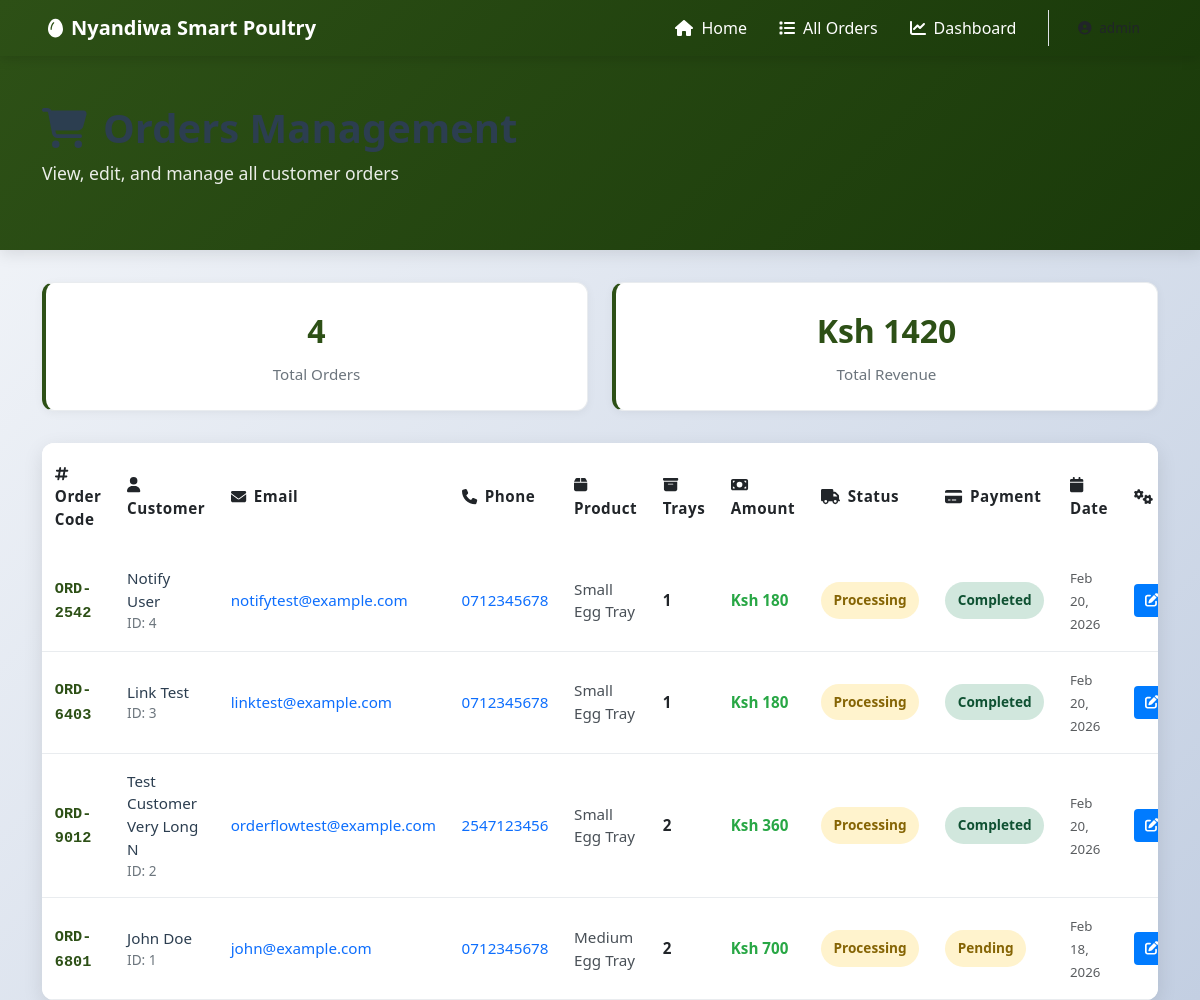
/show-orders/ (signed in), run on an earlier commit of the app's database.
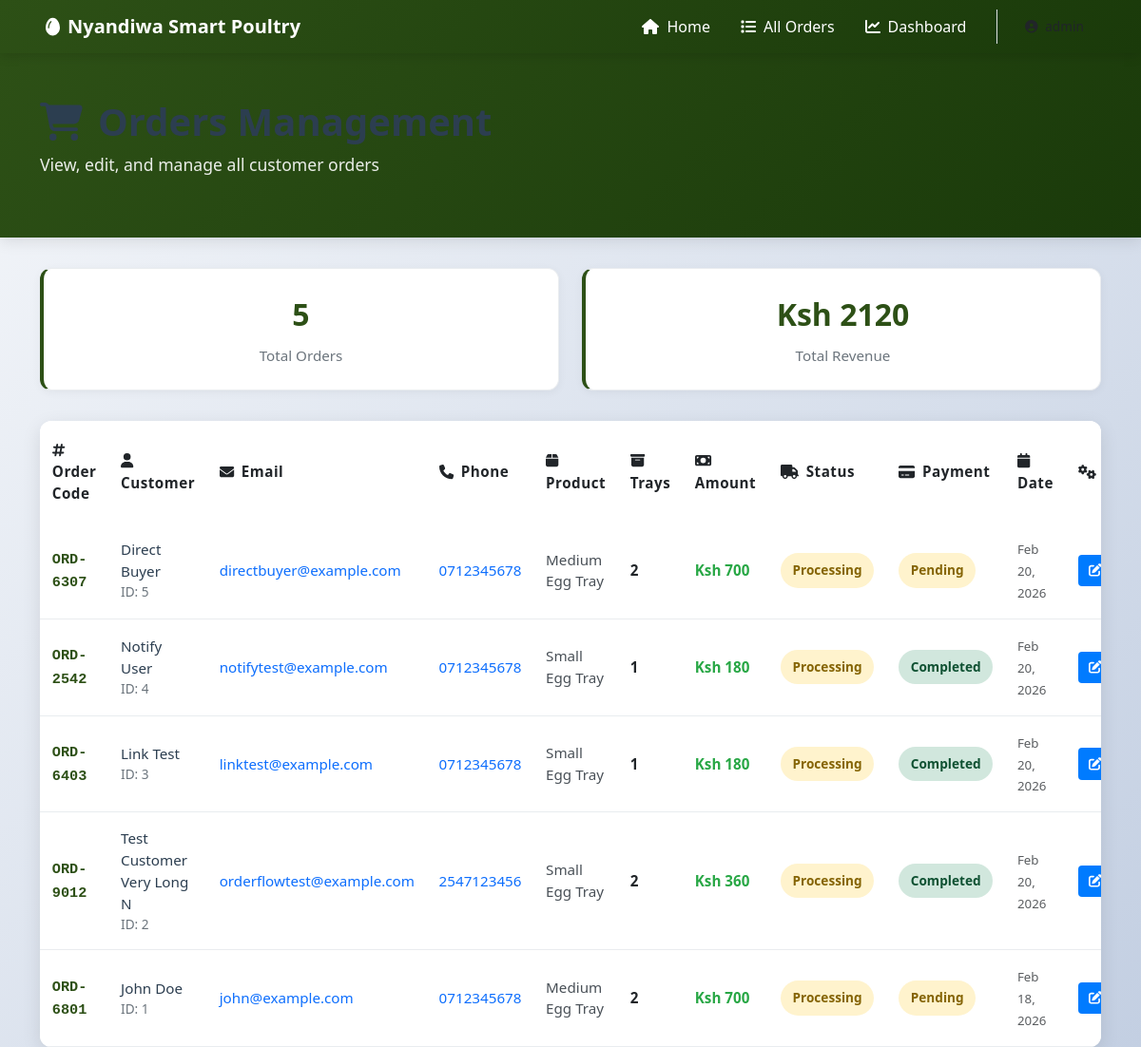
And on a later commit of the database.
### chickapp/models.py (models this page shows, shortened)
class order(models.Model):
    STATUS_PROCESSING = "processing"
    STATUS_IN_TRANSIT = "in_transit"
    STATUS_DELIVERED = "delivered"
    STATUS_CANCELLED = "cancelled"
    STATUS_CHOICES = [
        (STATUS_PROCESSING, "Processing"),
        (STATUS_IN_TRANSIT, "In Transit"),
        (STATUS_DELIVERED, "Delivered"),
        (STATUS_CANCELLED, "Cancelled"),
    ]
    PAYMENT_MPESA = "mpesa"
    PAYMENT_AIRTEL = "airtel_money"
    PAYMENT_CASH = "cash"
    PAYMENT_METHOD_CHOICES = [
        (PAYMENT_MPESA, "M-Pesa"),
        (PAYMENT_AIRTEL, "Airtel Money"),
        (PAYMENT_CASH, "Cash on Delivery"),
    ]
    PAYMENT_STATUS_PENDING = "pending"
    PAYMENT_STATUS_COMPLETED = "completed"
    PAYMENT_STATUS_FAILED = "failed"
    PAYMENT_STATUS_CHOICES = [
        (PAYMENT_STATUS_PENDING, "Pending"),
        (PAYMENT_STATUS_COMPLETED, "Completed"),
        (PAYMENT_STATUS_FAILED, "Failed"),
    ]
    order_code = models.CharField(max_length=12, editable=False, default='TEMP')
    customer = models.ForeignKey(customer, on_delete=models.CASCADE)
    product = models.ForeignKey(product, on_delete=models.PROTECT, null=True, blank=True)
    number_of_trays = models.PositiveIntegerField()
    amount = models.DecimalField(max_digits=10, decimal_places=2, default=0)
    status = models.CharField(max_length=20, choices=STATUS_CHOICES, default=STATUS_PROCESSING)
    payment_method = models.CharField(max_length=20, choices=PAYMENT_METHOD_CHOICES, blank=True, default="")
    payment_status = models.CharField(max_length=20, choices=PAYMENT_STATUS_CHOICES, default=PAYMENT_STATUS_PENDING)
    payment_phone = models.CharField(max_length=15, blank=True, default="")
    payment_reference = models.CharField(max_length=50, blank=True, default="")
    mpesa_checkout_request_id = models.CharField(max_length=100, blank=True, default="")
    mpesa_merchant_request_id = models.CharField(max_length=100, blank=True, default="")
    mpesa_receipt_number = models.CharField(max_length=50, blank=True, default="")
    order_date = models.DateTimeField(auto_now_add=True)
    updated_at = models.DateTimeField(auto_now=True)
    message = models.TextField(blank=True, default="")

class customer(models.Model):
    name = models.CharField(max_length=100)
    surname = models.CharField(max_length=100)
    email = models.EmailField(max_length=100)
    password = models.CharField(max_length=255)
    phone = models.CharField(max_length=20)
    location = models.CharField(max_length=100)
    message = models.TextField(blank=True, default="")

class product(models.Model):
    name = models.CharField(max_length=50)
    size = models.CharField(max_length=30, blank=True, default="")
    price = models.DecimalField(max_digits=10, decimal_places=2)
    description = models.TextField(blank=True, default="")
    is_active = models.BooleanField(default=True)
    created_at = models.DateTimeField(auto_now_add=True)

### chickapp/views.py (the view)
# urls.py: path('show-orders/', views.show_orders, name='show_orders'),
def show_orders(request):
    if not request.user.is_authenticated:
        return redirect('login')
    if not request.user.is_superuser and not request.user.is_staff:
        messages.error(request, 'You do not have permission to access this page.')
        return redirect('products')
    db_error = None
    all_orders = []
    total_revenue = 0
    try:
        all_orders = list(
            order.objects.select_related('customer', 'product')
            .order_by('-order_date')
        )
        revenue_data = order.objects.aggregate(total=Sum('amount'))
        total_revenue = revenue_data['total'] or 0
    except OperationalError:
        db_error = 'Order data is unavailable. Please try again later.'
    except Exception as e:
        logger.error(f"Show orders error: {str(e)}")
        db_error = f'An error occurred: {str(e)}'
    context = {
        'all_orders': all_orders,
        'db_error': db_error,
        'total_revenue': total_revenue,
        'status_choices': order.STATUS_CHOICES,
        'payment_method_choices': order.PAYMENT_METHOD_CHOICES,
        'payment_status_choices': order.PAYMENT_STATUS_CHOICES,
    }
    return render(request, 'show.html', context)

### chickapp/templates/show.html (shortened to what the changed rows need)
<!DOCTYPE html>
<html lang="en">
<head>
    {% load static %}
    <link href="https://cdn.jsdelivr.net/npm/bootstrap@5.3.0/dist/css/bootstrap.min.css" rel="stylesheet">
    <link href="https://cdnjs.cloudflare.com/ajax/libs/font-awesome/6.4.0/css/all.min.css" rel="stylesheet">
    <link href="{% static 'css/custom.css' %}" rel="stylesheet">
</head>
<body>
    <div class="page-header">
        <div class="container">
            <h1><i class="fas fa-shopping-cart me-3"></i>Orders Management</h1>
        </div>
    </div>
    <main class="container mb-5">
        {% if all_orders %}
        <div class="stats-row">
            <div class="stat-card">
                <div class="stat-number">{{ all_orders|length }}</div>
                <div class="stat-label">Total Orders</div>
            </div>
            <div class="stat-card">
                <div class="stat-number">Ksh {{ total_revenue|floatformat:0|default:"0" }}</div>
                <div class="stat-label">Total Revenue</div>
            </div>
        </div>
        {% endif %}
        {% if all_orders %}
        <div class="orders-table">
            <div style="overflow-x: auto;">
                <table class="table table-hover">
                    <thead>
                        <tr>
                            <th><i class="fas fa-hashtag me-2"></i>Order Code</th>
                            <th><i class="fas fa-user me-2"></i>Customer</th>
                            <th><i class="fas fa-envelope me-2"></i>Email</th>
                            <th><i class="fas fa-phone me-2"></i>Phone</th>
                            <th><i class="fas fa-box me-2"></i>Product</th>
                            <th><i class="fas fa-archive me-2"></i>Trays</th>
                            <th><i class="fas fa-money-bill me-2"></i>Amount</th>
                            <th><i class="fas fa-truck me-2"></i>Status</th>
                            <th><i class="fas fa-credit-card me-2"></i>Payment</th>
                            <th><i class="fas fa-calendar me-2"></i>Date</th>
                            <th><i class="fas fa-cogs me-2"></i>Actions</th>
                        </tr>
                    </thead>
                    <tbody>
                        {% for ord in all_orders %}
                        <tr>
                            <td>
                                <span class="order-code">{{ ord.order_code }}</span>
                            </td>
                            <td>
                                <div class="customer-name">{{ ord.customer.name }} {{ ord.customer.surname }}</div>
                                <div class="customer-email">ID: {{ ord.customer.id }}</div>
                            </td>
                            <td>
                                <a href="mailto:{{ ord.customer.email }}" class="text-decoration-none">
                                    {{ ord.customer.email }}
                                </a>
                            </td>
                            <td>
                                <a href="tel:{{ ord.customer.phone }}" class="text-decoration-none">
                                    {{ ord.customer.phone }}
                                </a>
                            </td>
                            <td>
                                <span class="product-name">
                                    {{ ord.product.name|default:"N/A" }}
                                </span>
                            </td>
                            <td>
                                <span class="fw-bold">{{ ord.number_of_trays }}</span>
                            </td>
                            <td>
                                <span class="fw-bold text-success">Ksh {{ ord.amount|floatformat:0 }}</span>
                            </td>
                            <td>
                                <span class="status-badge status-{{ ord.status }}">
                                    {{ ord.get_status_display }}
                                </span>
                            </td>
                            <td>
                                <span class="payment-badge payment-{{ ord.payment_status }}">
                                    {{ ord.get_payment_status_display }}
                                </span>
                            </td>
                            <td>
                                <small class="text-muted">{{ ord.order_date|date:"M d, Y" }}</small>
                            </td>
                            <td>
                                <div class="action-buttons">
                                    <a href="{% url 'edit_order' ord.id %}" class="btn btn-edit btn-sm" title="Edit Order">
                                        <i class="fas fa-edit"></i> Edit
                                    </a>
                                </div>
                            </td>
                        </tr>
                        {% endfor %}
                    </tbody>
                </table>
            </div>
        </div>
        {% endif %}
    </main>
</body>
</html>

What changed in the data, as far as the page shows it:
added order: order_code "ORD-6307", customer.name "Direct", customer.surname "Buyer", customer.id "5", customer.email "directbuyer@example.com", customer.phone "0712345678", product.name "Medium Egg Tray", number_of_trays "2", amount "700", status "Processing", payment_status "Pending", order_date "Feb 20, 2026"
Also different on the page:
{{ all_orders|length }}: "4" → "5"
{{ total_revenue|floatformat:0|default:"0" }}: "1420" → "2120"
